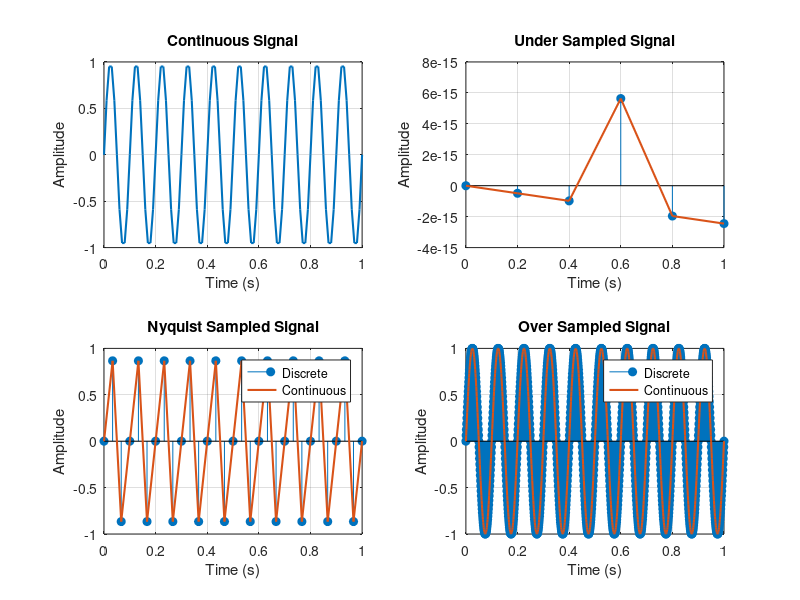

The MATLAB source for this figure:
clc;
clear all;
close all;

% 1. Continuous Signal
subplot(2,2,1);
t = 0:0.01:1;
f = 10;
y = sin(2*pi*f*t);
plot(t, y, 'LineWidth', 1.5);
grid on;
xlabel("Time (s)");
ylabel("Amplitude");
title("Continuous Signal");

% 2. Under Sampled Signal
subplot(2,2,2);
fs = 0.5 * f; % Undersampled
t1 = 0:1/fs:1;
y1 = sin(2*pi*f*t1);
stem(t1, y1, 'filled');
hold on;
plot(t1, y1, 'LineWidth', 1.5);
grid on;
xlabel("Time (s)");
ylabel("Amplitude");
title("Under Sampled Signal");

% 3. Nyquist Sampled Signal
subplot(2,2,3);
fs2 = 3 * f; % Nyquist sampled
t3 = 0:1/fs2:1;
y2 = sin(2*pi*f*t3);
stem(t3, y2, 'filled');
hold on;
plot(t3, y2, 'LineWidth', 1.5);
grid on;
xlabel("Time (s)");
ylabel("Amplitude");
legend("Discrete", "Continuous");
title("Nyquist Sampled Signal");

% 4. Over Sampled Signal
subplot(2,2,4);
fs3 = 100 * f; % Oversampled
t4 = 0:1/fs3:1;
y3 = sin(2*pi*f*t4);
stem(t4, y3, 'filled');
hold on;
plot(t4, y3, 'LineWidth', 1.5);
grid on;
xlabel("Time (s)");
ylabel("Amplitude");
legend("Discrete", "Continuous");
title("Over Sampled Signal");
